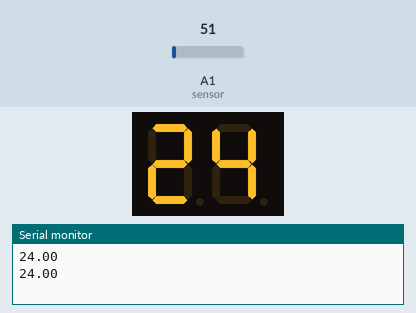
This sketch was run on a simulated Arduino Uno, built with avr-gcc and run on an emulated ATmega328P. Shown: 2-digit seven-segment display, the last lines printed to the serial monitor. Wiring (inferred from the names in the program): 2-digit 7-segment display, segments lit when LOW: segments pin 4, pin 5, pin 6, pin 7, pin 8, pin 9, pin 10; digit selects pin 2, pin 3. The test bench sets the inputs (shaded band); at power-on: A1 (sensor) = 51. The segment pins are drawn as the display they are named for.

Above: at 2.0 s.
2.1 s: A1 (sensor) set to 163
At 2.47 s:
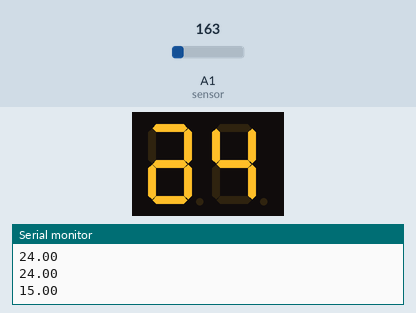
4.0 s: A1 (sensor) set to 112
At 5.7 s:
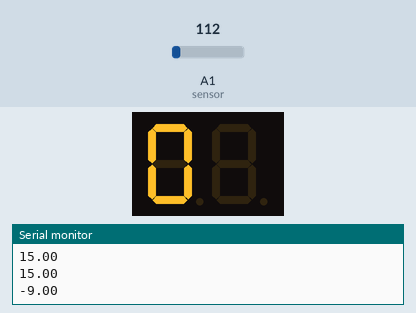
6.4 s: A1 (sensor) set to 61
At 8.8 s:
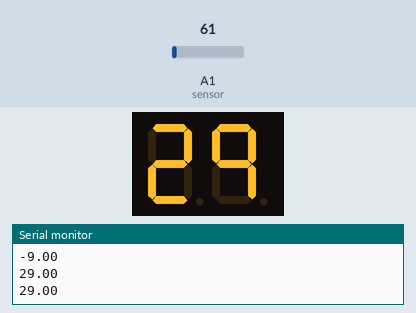
Timing chart, 0 to 10.3 s (numbered marks = the images above; inputs shaded):
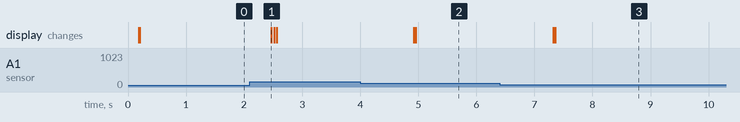

The sketch:

Arduino_code.ino
```cpp
int A = 4; //connected with segment A of seven segment display
int B = 5; //connected with segment B of seven segment display
int C = 6; //connected with segment C of seven segment display
int D = 7; //connected with segment D of seven segment display
int E = 8; //connected with segment E of seven segment display
int F = 9; //connected with segment F of seven segment display
int G = 10; //connected with segment G of seven segment display

int firstdigit = 2; //First digital pin anode
int seconddigirt = 3; //Second digital pin anode

const int sensor = A1; // Assigning analog pin A1 to variable 'sensor'
float tempc;  //variable to store temperature in degree Celsius
int vout;  //temporary variable to hold sensor reading


void setup()
{
  // put your setup code here, to run once:
  pinMode(A, OUTPUT); //pin define as the output
  pinMode(B, OUTPUT); //pin define as the output
  pinMode(C, OUTPUT); //pin define as the output
  pinMode(D, OUTPUT); //pin define as the output
  pinMode(E, OUTPUT); //pin define as the output
  pinMode(F, OUTPUT); //pin define as the output
  pinMode(G, OUTPUT); //pin define as the output
  pinMode(firstdigit, OUTPUT); //pin define as the output
  pinMode(seconddigirt, OUTPUT); //pin define as the output

  Serial.begin(9600);

}

void loop()
{
  // put your main code here, to run repeatedly:
  vout = analogRead(sensor);                              //Take the analog read of the sensor
  vout = (vout * 500) / 1024 ;                            //commen formula for the LM35 temperator sensors for get the temperature in celcius
  tempc = vout;
  Serial.println(tempc);                                  //display the temperature in serial moniture
  displaynum(tempc);                                      //display the temperature in seven segment display
}

void refreshdisplay()                                     //Function for the refresh the seven segment display
{
  digitalWrite(A, HIGH);
  digitalWrite(B, HIGH);
  digitalWrite(C, HIGH);
  digitalWrite(D, HIGH);
  digitalWrite(E, HIGH);
  digitalWrite(F, HIGH);
  digitalWrite(G, HIGH);

  digitalWrite(firstdigit, LOW);
  digitalWrite(seconddigirt, LOW);
  delay(10);
}
void displaynum(int num)                          //Functio for the display the relevent number in seven segment
{
  int firstnum = num / 10;
  int secondnum = num % 10;

  for (int i = 0 ; i < 10; i++)
  {
    digitalWrite(firstdigit, HIGH);
    digitalWrite(seconddigirt, LOW);
    if (firstnum == 0)
    {
      zero();
    }
    if (firstnum == 1)
    {
      one();
    }
    if (firstnum == 2)
    {
      two();
    }
    if (firstnum == 3)
    {
      three();

    }
    if (firstnum == 4)
    {
      four();
    }
    if (firstnum == 5)
    {
      five();
    }
    if (firstnum == 6)
    {
      six();
    }
    if (firstnum == 7)
    {
      seven();
    }
    if (firstnum == 8)
    {
      eight();
    }
    if (firstnum == 9)
    {
      nine();
    }
    delay(50);
    refreshdisplay();


    digitalWrite(firstdigit, LOW);
    digitalWrite(seconddigirt, HIGH);
    if (secondnum == 0)
    {
      zero();
    }
    if (secondnum == 1)
    {
      one();
    }
    if (secondnum == 2)
    {
      two();
    }
    if (secondnum == 3)
    {
      three();
    }
    if (secondnum == 4)
    {
      four();
    }
    if (secondnum == 5)
    {
      five();
    }
    if (secondnum == 6)
    {
      six();
    }
    if (secondnum == 7)
    {
      seven();
    }
    if (secondnum == 8)
    {
      eight();
    }
    if (secondnum == 9)
    {
      nine();
    }
    delay(50);
    refreshdisplay();
  }
}

void zero()                     //Function for the display zero
{
  digitalWrite(A, LOW);
  digitalWrite(B, LOW);
  digitalWrite(C, LOW);
  digitalWrite(D, LOW);
  digitalWrite(E, LOW);
  digitalWrite(F, LOW);
}
void one()                  //Function for the display one
{
  digitalWrite(B, LOW);
  digitalWrite(C, LOW);
}
void two()                //Function for the display two
{
  digitalWrite(A, LOW);
  digitalWrite(B, LOW);
  digitalWrite(G, LOW);
  digitalWrite(E, LOW);
  digitalWrite(D, LOW);
}
void three()            //Function for the display three
{
  digitalWrite(A, LOW);
  digitalWrite(B, LOW);
  digitalWrite(C, LOW);
  digitalWrite(D, LOW);
  digitalWrite(G, LOW);
}
void four()             //Function for the display four
{
  digitalWrite(F, LOW);
  digitalWrite(B, LOW);
  digitalWrite(G, LOW);
  digitalWrite(C, LOW);
}
void five()             //Function for the display five
{
  digitalWrite(A, LOW);
  digitalWrite(F, LOW);
  digitalWrite(G, LOW);
  digitalWrite(C, LOW);
  digitalWrite(D, LOW);
}
void six()              //Function for the display six
{
  digitalWrite(A, LOW);
  digitalWrite(F, LOW);
  digitalWrite(G, LOW);
  digitalWrite(E, LOW);
  digitalWrite(D, LOW);
  digitalWrite(C, LOW);
}
void seven()            //Function for the display seven
{
  digitalWrite(A, LOW);
  digitalWrite(B, LOW);
  digitalWrite(C, LOW);

}
void eight()            //Function for the display eight
{
  digitalWrite(A, LOW);
  digitalWrite(B, LOW);
  digitalWrite(C, LOW);
  digitalWrite(D, LOW);
  digitalWrite(E, LOW);
  digitalWrite(F, LOW);
  digitalWrite(G, LOW);
}
void nine()             //Function for the display nine
{
  digitalWrite(A, LOW);
  digitalWrite(B, LOW);
  digitalWrite(F, LOW);
  digitalWrite(G, LOW);
  digitalWrite(C, LOW);

}
```

Measured:
- after the input at 2.1 s, the display: changes after 0.36 s (image 1)
- after the input at 4.0 s, the display: first changes after 0.92 s (image 2 shows a later state)
- after the input at 6.4 s, the display: first changes after 0.92 s (image 3 shows a later state)
